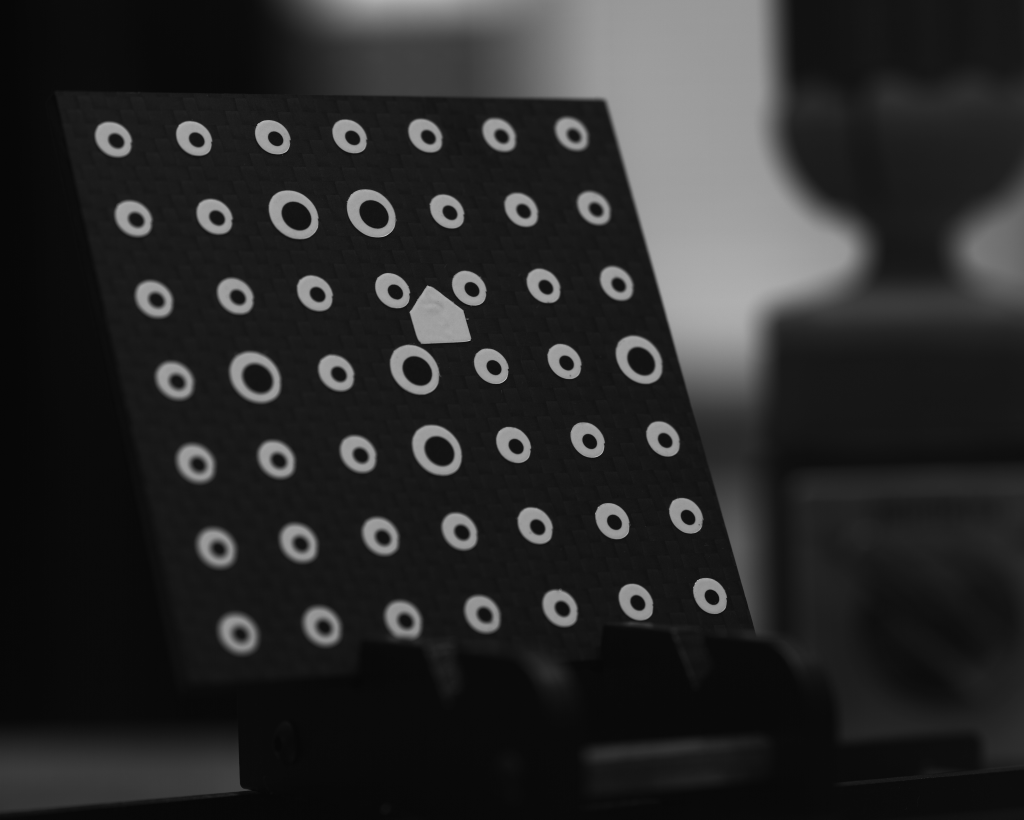
#> input picture data/calibrate/imgs/leftcamera/Cam2_2.jpg, 5120 x 4096 px, found by its file name (shown at 1/5 size)
$ jupyter execute 'calibration_hf copy.ipynb'
#> lines starting #> are read from the running program, lines starting #| are printed output that depends on the picture
[cell 1]
import sys
import cv2 as cv
import numpy as np


def main():

    default_file = r'D:\projects\northGeom3d\data\calibrate\imgs\leftcamera\Cam2_2.jpg'

    src = cv.imread(default_file, cv.IMREAD_COLOR)
#> src is the input picture: shape (4096, 5120, 3); min 2, max 255, mean 41.7

    if src is None:
        print ('Error opening image!')
        print ('Usage: hough_circle.py [image_name -- default ' + default_file + '] \n')
        return -1

    gray = cv.cvtColor(src, cv.COLOR_BGR2GRAY)
    gray = cv.medianBlur(gray, 5)
    rows = gray.shape[0]
#> rows = 4096
    circles = cv.HoughCircles(gray, cv.HOUGH_GRADIENT, 1, rows / 8,
                               param1=100, param2=30,
                               minRadius=1, maxRadius=100)
#> circles = [[2105.5, 1881.5, 93.7], [3200.5, 3003.5, 99.4], [1498.5, 1064.5, 87.4], [3223.5, 1820.5, 99.4], [2653.5, 2604.5, 66.8], [2588.5, 1045.5, 79.8], [574.5, 715.5, 82.5], [2153.5, 672.5, 49.8]]


    if circles is not None:
        circles = np.uint16(np.around(circles))
#> circles = [[2106, 1882, 94], [3200, 3004, 99], [1498, 1064, 87], [3224, 1820, 99], [2654, 2604, 67], [2588, 1046, 80], [574, 716, 82], [2154, 672, 50]]
        for i in circles[0, :]:
            center = (i[0], i[1])
            # circle center
            cv.circle(src, center, 1, (0, 100, 100), 3)
            # circle outline
            radius = i[2]
            cv.circle(src, center, radius, (255, 0, 255), 3)
#> this loop made 8 passes


    src_resize = cv.resize(src, (1080, 720))
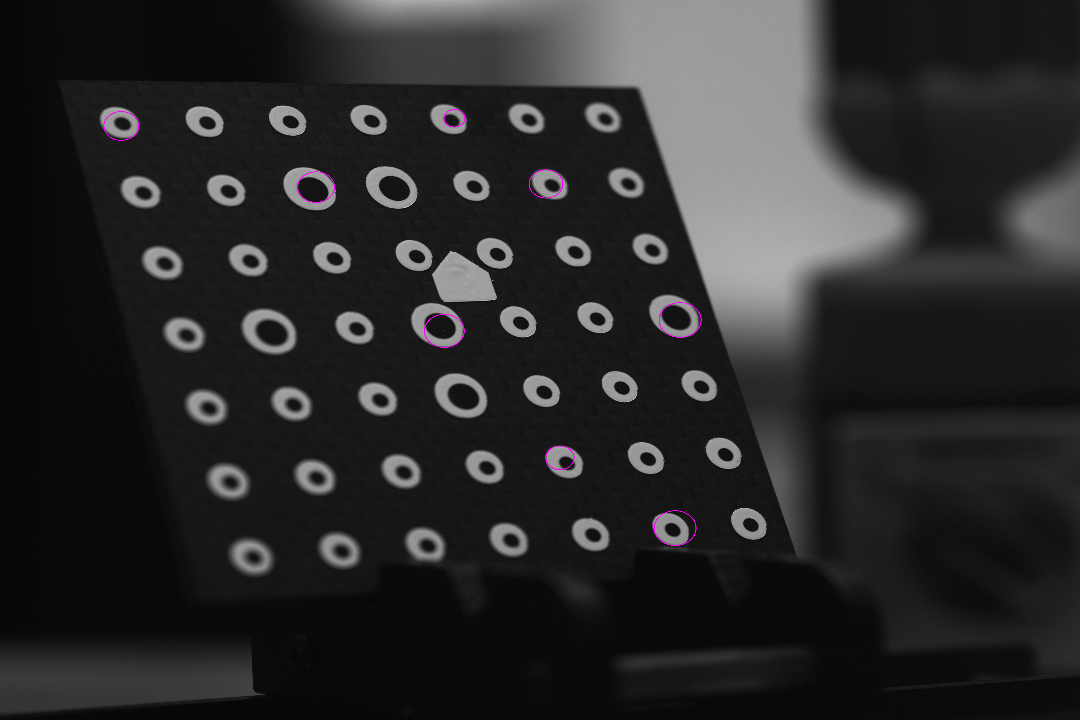
#> src_resize: shape (720, 1080, 3); mean B, G, R 41.8, 41.5, 41.8
    cv.imshow("detected circles", src)
    cv.waitKey(0)


    return 0


main()


$ run again, with data/calibrate/imgs/leftcamera/Cam2_1.jpg copied over data/calibrate/imgs/leftcamera/Cam2_2.jpg
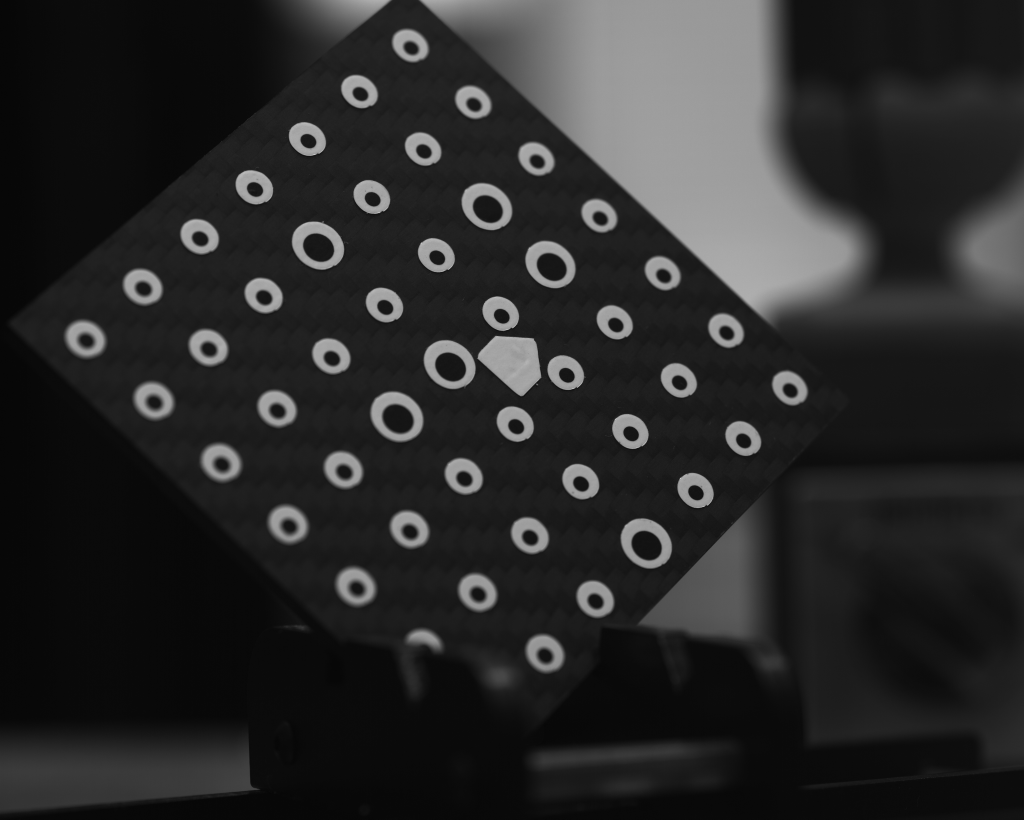
#> input picture data/calibrate/imgs/leftcamera/Cam2_1.jpg, 5120 x 4096 px, found by its file name (shown at 1/5 size)
#> in main, src is the input picture: shape (4096, 5120, 3); min 3, max 255, mean 41.8
#> in main, `circles = cv.HoughCircles(gray, cv.HOUGH_GRADIENT, 1, rows / 8, param1..`: circles = 18 rows, first 8: [1005.5, 1173.5, 99.4], [2777.5, 1342.5, 99.4], [2911.5, 2416.5, 81], [2310.5, 2393.5, 99.4], [3488.5, 2461.5, 78.3], [1545.5, 687.5, 90.6], [1604.5, 1219.5, 89.6], [2837.5, 1866.5, 82.6]
#> in main, `circles = np.uint16(np.around(circles))`: circles = 18 rows, first 8: [1006, 1174, 99], [2778, 1342, 99], [2912, 2416, 81], [2310, 2394, 99], [3488, 2462, 78], [1546, 688, 91], [1604, 1220, 90], [2838, 1866, 83]
#> the loop in main, `for i in circles[0, :]:` made 18 passes
#> in main, `src_resize = cv.resize(src, (1080, 720))`:
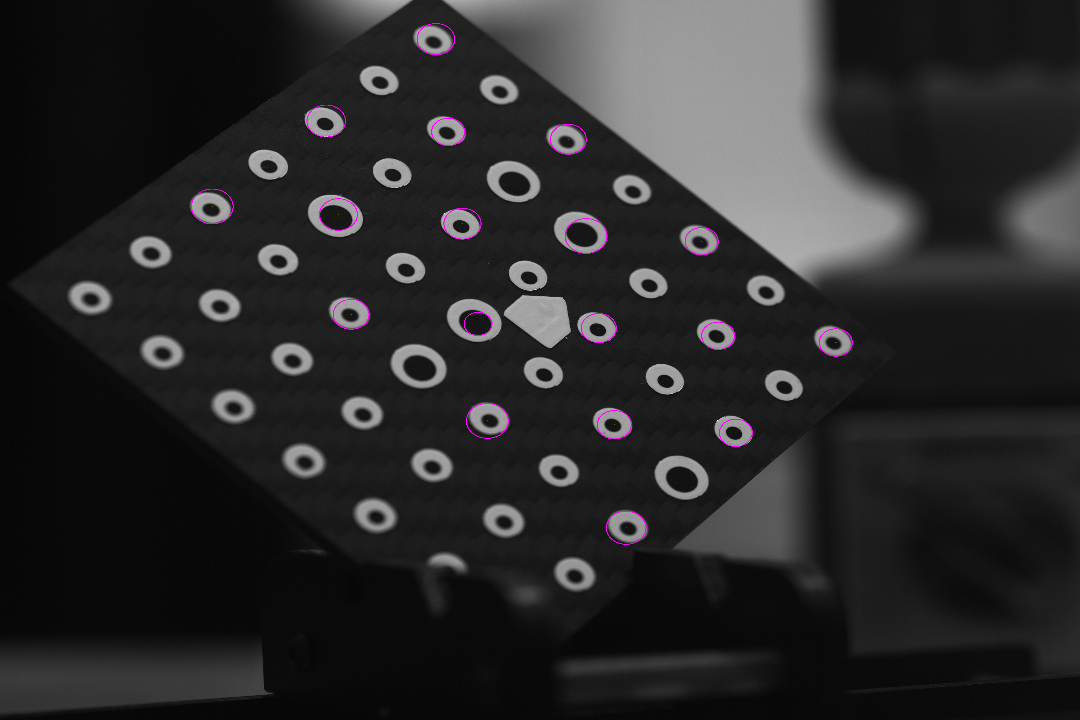
#> src_resize: shape (720, 1080, 3); mean B, G, R 42.1, 41.5, 42.1

$ run again, with data/calibrate/imgs/leftcamera/Cam2_11.jpg copied over data/calibrate/imgs/leftcamera/Cam2_2.jpg
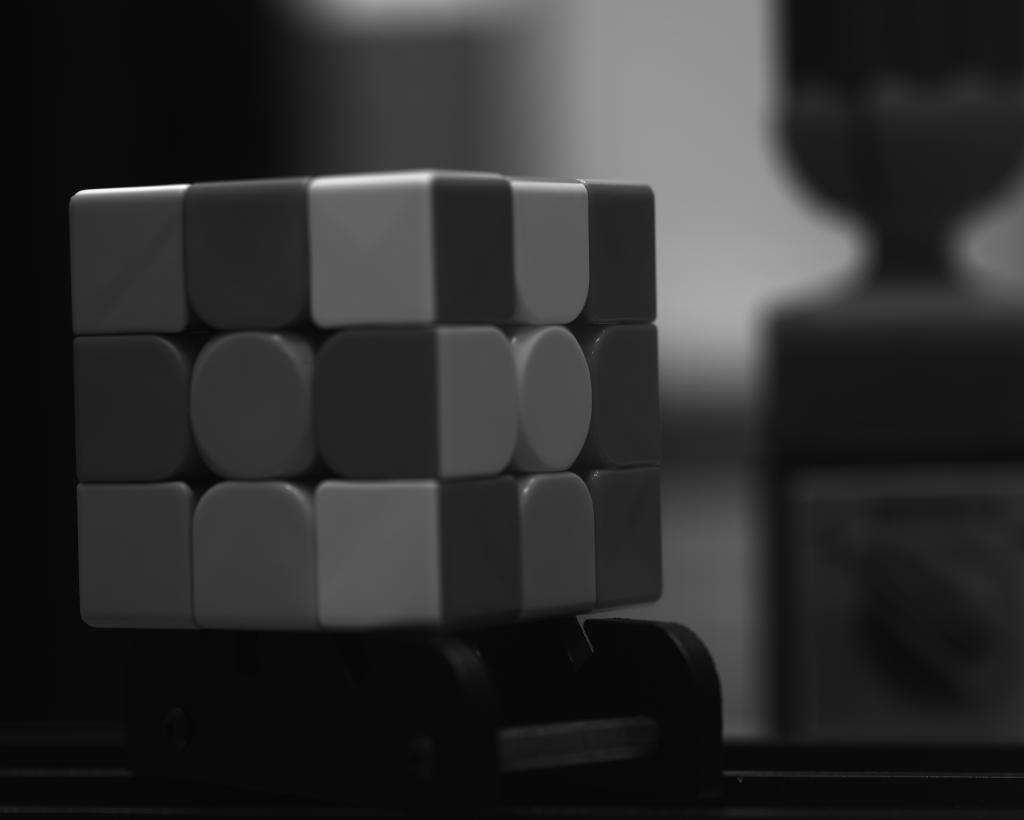
#> input picture data/calibrate/imgs/leftcamera/Cam2_11.jpg, 5120 x 4096 px, found by its file name (shown at 1/5 size)
#> in main, src is the input picture: shape (4096, 5120, 3); min 2, max 255, mean 46.1
#> circles = None
#> in main, `src_resize = cv.resize(src, (1080, 720))`:
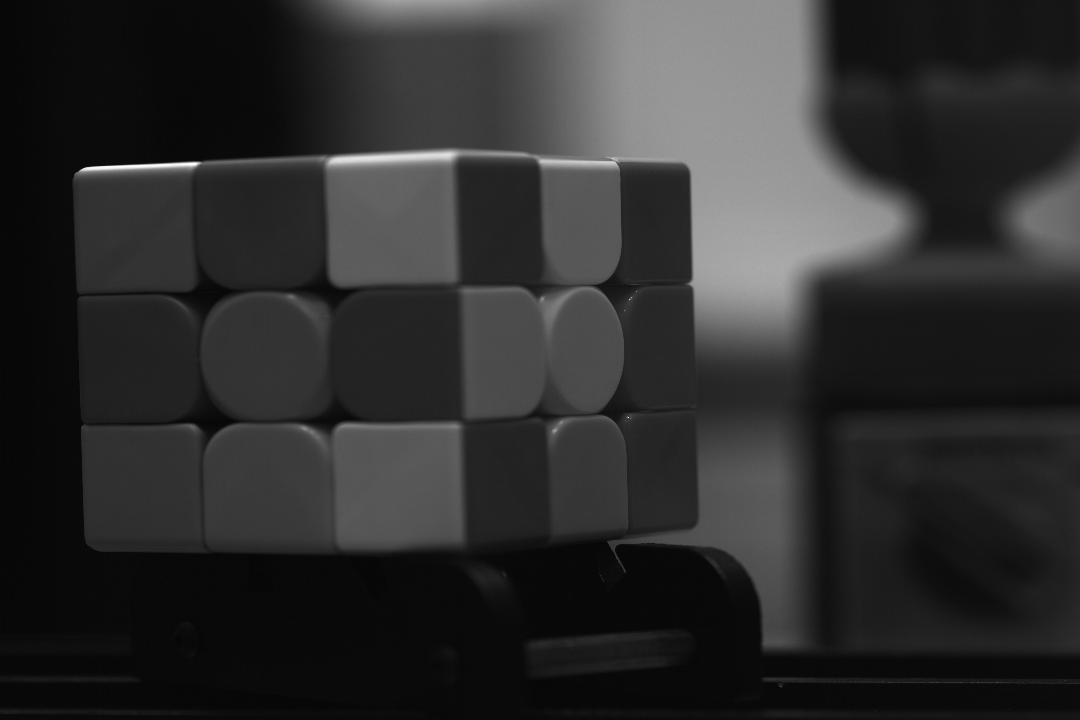
#> src_resize: shape (720, 1080, 3); min 3, max 255, mean 46

$ run again, with data/calibrate/imgs/leftcamera/Cam2_12.jpg copied over data/calibrate/imgs/leftcamera/Cam2_2.jpg
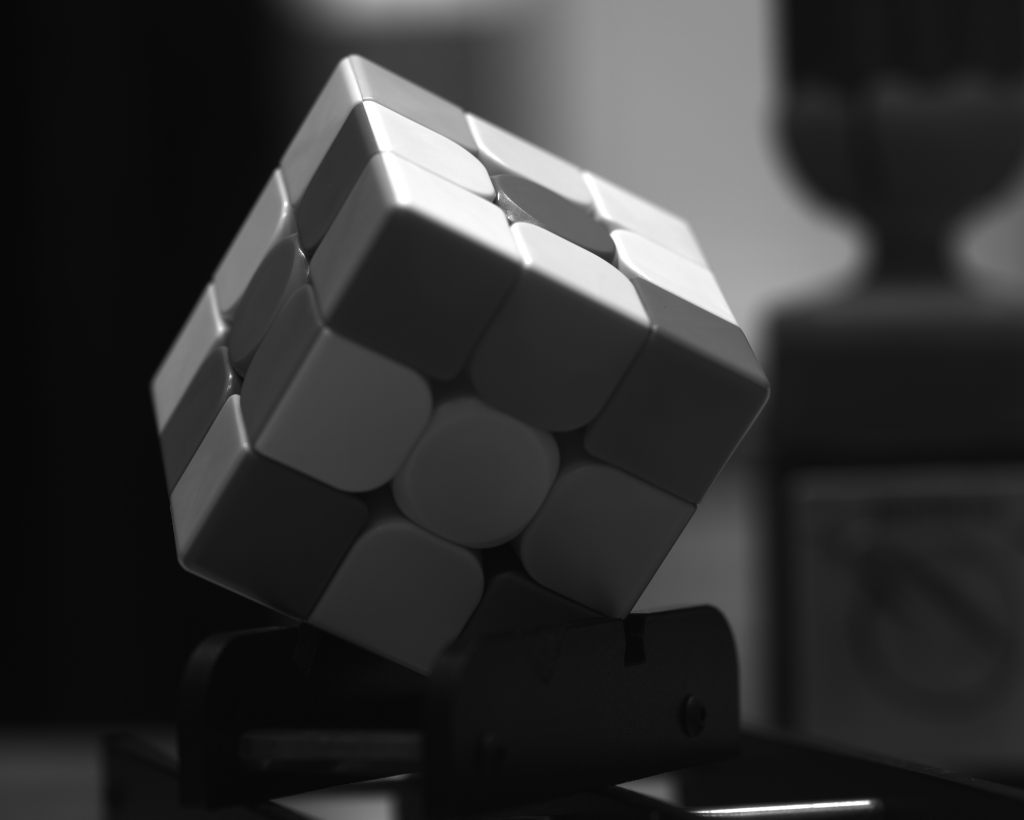
#> input picture data/calibrate/imgs/leftcamera/Cam2_12.jpg, 5120 x 4096 px, found by its file name (shown at 1/5 size)
#> in main, src is the input picture: shape (4096, 5120, 3); min 2, max 255, mean 49.8
#> circles = None
#> in main, `src_resize = cv.resize(src, (1080, 720))`:
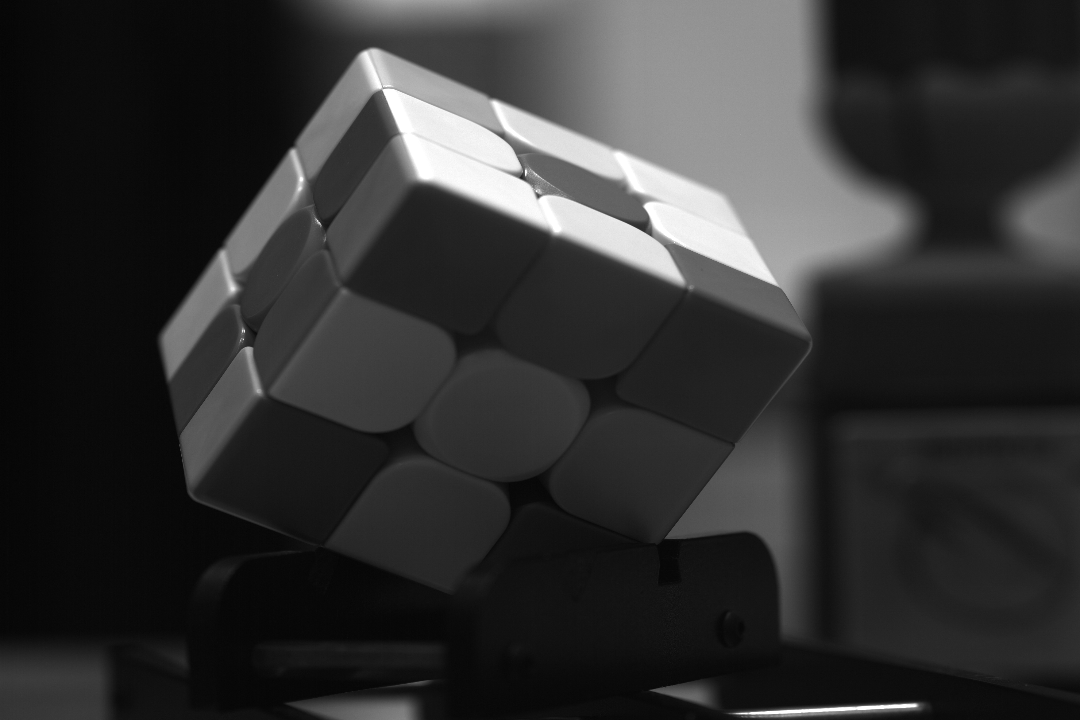
#> src_resize: shape (720, 1080, 3); min 4, max 255, mean 49.7
